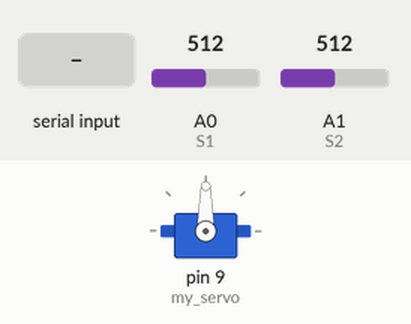
Recording of a sketch running on a simulated Arduino Uno, built with avr-gcc and run on an emulated ATmega328P. Parts: servo. Inputs (shaded band) come from the test bench; at power-on: A1 (S2) = 512, A0 (S1) = 512. What the sketch prints to the serial monitor is not drawn.

Above: at 1.2 s.
1.3 s: "30,150\n" received over Serial
At 3.2 s:
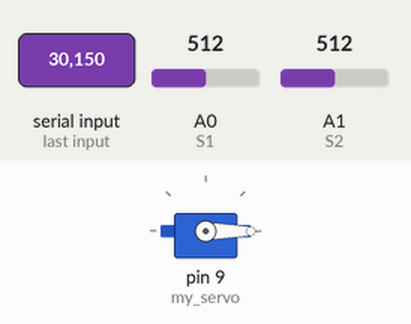
3.9 s: "90,45\n" received over Serial
At 4.4 s:
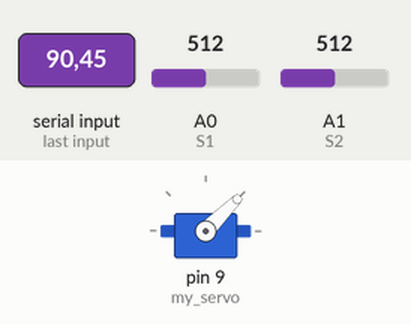
6.5 s: "200\n" received over Serial
At 7.1 s:
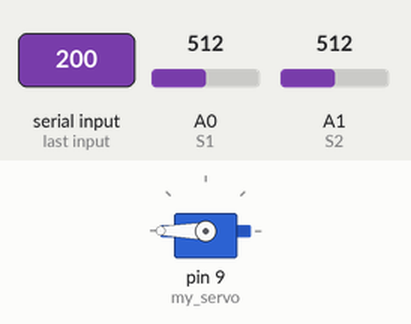
9.0 s: A1 (S2) set to 11
10.5 s: A1 (S2) set to 8
Timing chart, 0 to 13.0 s (numbered marks = the images above; inputs shaded):
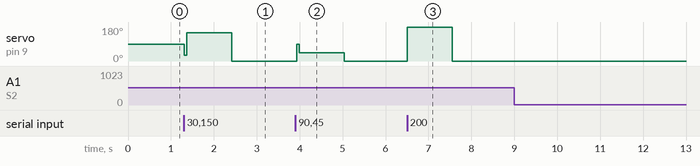

Measured:
- after the input at 1.3 s, servo on pin 9 (my_servo): 90° → 150° at once, → 0° 1.1 s later
- after the input at 3.9 s, servo on pin 9 (my_servo): 0° → 45° at once, → 0° 1.1 s later
- after the input at 6.5 s, servo on pin 9 (my_servo): 0° → 180° at once, → 0° 1.1 s later
- after the input at 9.0 s, every drawn part: stays the same
- after the input at 10.5 s, every drawn part: stays the same

The sketch:

arduino_code.ino
```cpp
// This code has to be placed inside Arduino IDE

#include <Servo.h>

const int S1 = A0;
const int S2 = A1;
Servo my_servo;

void setup() {
  pinMode(S1, INPUT);
  pinMode(S2, INPUT);
  Serial.begin(9600);
  my_servo.attach(9);
  my_servo.write(90);
}

void loop() {
  int signal1 = analogRead(S1);
  int signal2 = analogRead(S2);

  Serial.print(signal1);
  Serial.print(",");
  Serial.println(signal2);

  if(Serial.available() > 0) {
    int angle = Serial.parseInt();
    my_servo.write(angle);
  }


  delay(50);
}
```
